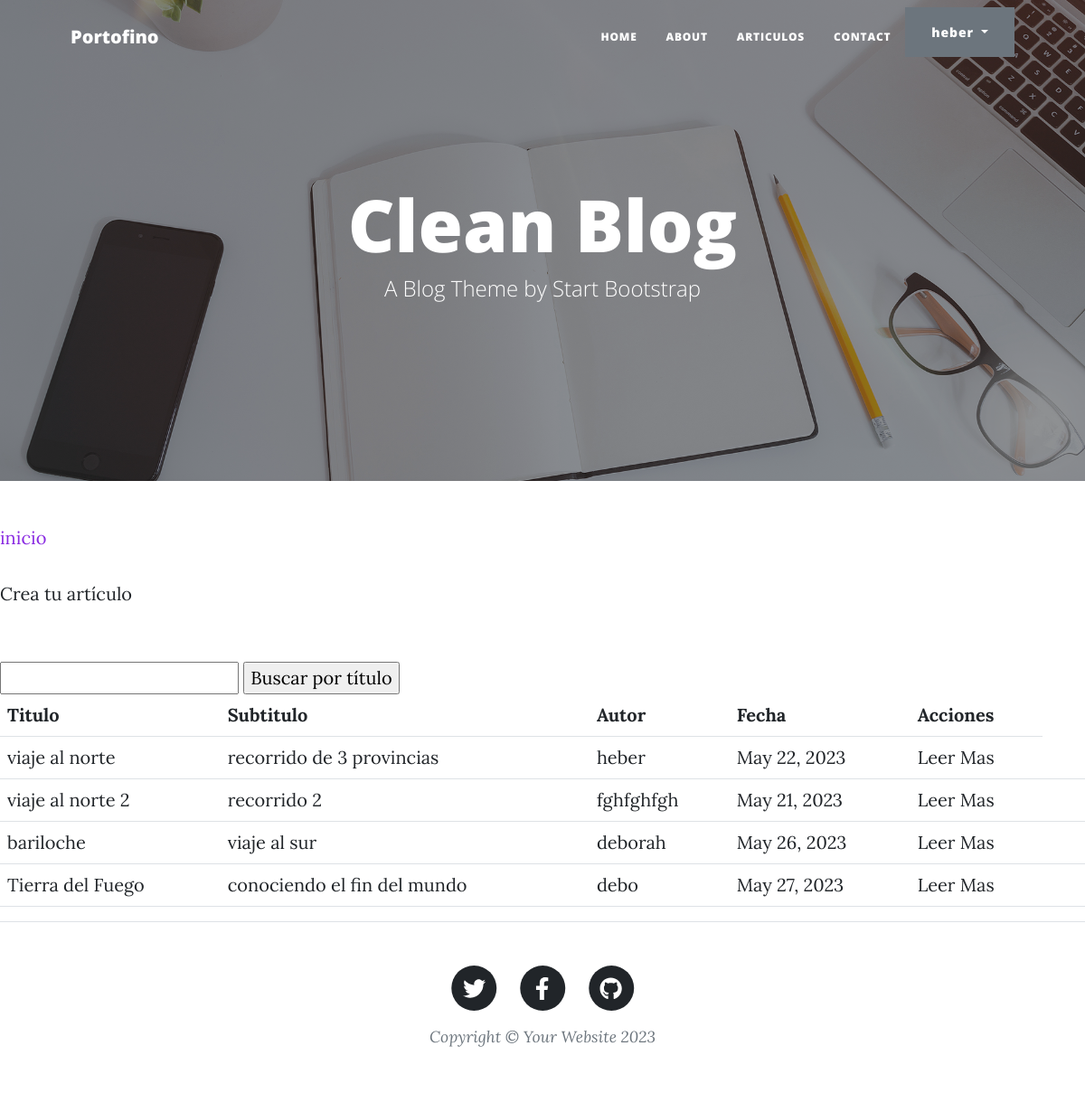
/AppBlog/pages/ (signed in), run on the app's committed database.
### AppBlog/models.py (models this page shows)
class Articulo(models.Model):
    titulo = models.CharField(max_length=64)
    subtitulo= models.CharField(max_length=150)
    cuerpo= models.TextField()
    Autor = models.CharField(max_length=64)
    fecha= models.DateField(null=True)
    creador = models.ForeignKey(User, on_delete=models.SET_NULL, null=True)

### AppBlog/views.py (the view)
# urls.py: path('pages/', views.ListaDeArticulos, name="ListaArticulos"),
def ListaDeArticulos(request):
    contexto = {
        "articulos": Articulo.objects.all(),
    }
    http_response = render(
        request=request,
        template_name='AppBlog/pages.html',
        context=contexto,
    )
    return http_response

### AppBlog/templates/AppBlog/pages.html (shortened to what this page needs)
{% extends "AppBlog/padre.html" %}
{% load static %}
{% block contenidoQueCambia %}
<section>
    <div>
        <p style="color:blueviolet"> inicio </p>
        <a href="{% url 'crear-articulo' %}">Crea tu artículo</a>
        <br>
        <br><br>
        <form action="{% url 'buscar_articulo' %}" method="post">
        <input type="text" name="busqueda">
        <input type="submit" value="Buscar por título">
        </form>
        <table class="table">
            <tbody>
              <tr>
                <th>Titulo</th>
                <th>Subtitulo</th>
                <th>Autor</th>
                <th>Fecha</th>
                <th>Acciones</th>
              </tr>
              {% for articulo in articulos %}
              <tr>
                <td>{{ articulo.titulo }}</td>
                <td>{{ articulo.subtitulo }}</td>
                <td>{{ articulo.Autor }}</td>
                <td>{{ articulo.fecha }}</td>
                <td>
                    <a href="{% url 'articulo' articulo.id %}">Leer Mas</a>
                </td>
                <td>
                </td>
                <td>
                </td>
              </tr>
              {% endfor %}
            </tbody>
          </table>
    </div>
</section>
{% endblock %}

### AppBlog/templates/AppBlog/padre.html (shortened to what this page needs)
{% load static %}
<!DOCTYPE html>
<html lang="en">
    <head>
        {% load static %}
        <link href="{% static 'css/styles.css' %}" rel="stylesheet" />
    </head>
    <body>
        <nav class="navbar navbar-expand-lg navbar-light" id="mainNav">
            <div class="container px-4 px-lg-5">
                <a class="navbar-brand" href="{% url 'home' %}">Portofino</a>
                <div class="collapse navbar-collapse" id="navbarResponsive">
                    <ul class="navbar-nav ms-auto py-4 py-lg-0">
                        <li class="nav-item"><a class="nav-link px-lg-3 py-3 py-lg-4" href="{% url 'home' %}">Home</a></li>
                        <li class="nav-item"><a class="nav-link px-lg-3 py-3 py-lg-4" href="{% url 'about' %}">About</a></li>
                        <li class="nav-item"><a class="nav-link px-lg-3 py-3 py-lg-4" href="{% url 'ListaArticulos' %}">Articulos</a></li>
                        <li class="nav-item"><a class="nav-link px-lg-3 py-3 py-lg-4" href="contact.html">Contact</a></li>
                        {% if user.is_authenticated %}
                        <div class="dropdown">
                            <button class="btn btn-secondary dropdown-toggle" type="button" id="dropdownMenuButton1" data-bs-toggle="dropdown" aria-expanded="false">
                                <div style="display: inline-flex;">
                                    <span>{{ user.username }}</span>
                                </div>
                            </button>
                            </div>
                        </div>
                        {% else %}
                        <li class="nav-item"><a type="button" class="btn btn-dark" href="{% url 'login' %}">Iniciar Sesion</a></li>
                        <li class="nav-item"><a type="button" class="btn btn-primary" href="{% url 'registro' %}">Registrarme</a></li>
                        {% endif %}
                </div>
        </nav>
        <header class="masthead" style="background-image: url('assets/img/home-bg.jpg')">
            <div class="container position-relative px-4 px-lg-5">
                <div class="row gx-4 gx-lg-5 justify-content-center">
                    <div class="col-md-10 col-lg-8 col-xl-7">
                        <div class="site-heading">
                            <h1>Clean Blog</h1>
                            <span class="subheading">A Blog Theme by Start Bootstrap</span>
                        </div>
                    </div>
                </div>
            </div>
        </header>
        {% block contenidoQueCambia %}
        {% endblock %}
        <footer class="border-top">
            <div class="container px-4 px-lg-5">
                <div class="row gx-4 gx-lg-5 justify-content-center">
                    <div class="col-md-10 col-lg-8 col-xl-7">
                        <ul class="list-inline text-center">
                            <li class="list-inline-item">
                                <a href="#!">
                                    <span class="fa-stack fa-lg">
                                        <i class="fas fa-circle fa-stack-2x"></i>
                                        <i class="fab fa-twitter fa-stack-1x fa-inverse"></i>
                                    </span>
                                </a>
                            </li>
                            <li class="list-inline-item">
                                <a href="#!">
                                    <span class="fa-stack fa-lg">
                                        <i class="fas fa-circle fa-stack-2x"></i>
                                        <i class="fab fa-facebook-f fa-stack-1x fa-inverse"></i>
                                    </span>
                                </a>
                            </li>
                            <li class="list-inline-item">
                                <a href="#!">
                                    <span class="fa-stack fa-lg">
                                        <i class="fas fa-circle fa-stack-2x"></i>
                                        <i class="fab fa-github fa-stack-1x fa-inverse"></i>
                                    </span>
                                </a>
                            </li>
                        </ul>
                        <div class="small text-center text-muted fst-italic">Copyright &copy; Your Website 2023</div>
                    </div>
                </div>
            </div>
        </footer>
    </body>
</html>

### data on the page
Articulo: titulo "viaje al norte", subtitulo "recorrido de 3 provincias", Autor "heber", fecha "May 22, 2023"
Articulo: titulo "viaje al norte 2", subtitulo "recorrido 2", Autor "fghfghfgh", fecha "May 21, 2023"
Articulo: titulo "bariloche", subtitulo "viaje al sur", Autor "deborah", fecha "May 26, 2023"
Articulo: titulo "Tierra del Fuego", subtitulo "conociendo el fin del mundo", Autor "debo", fecha "May 27, 2023"

### other printed values
{{ user.username }} "heber"
